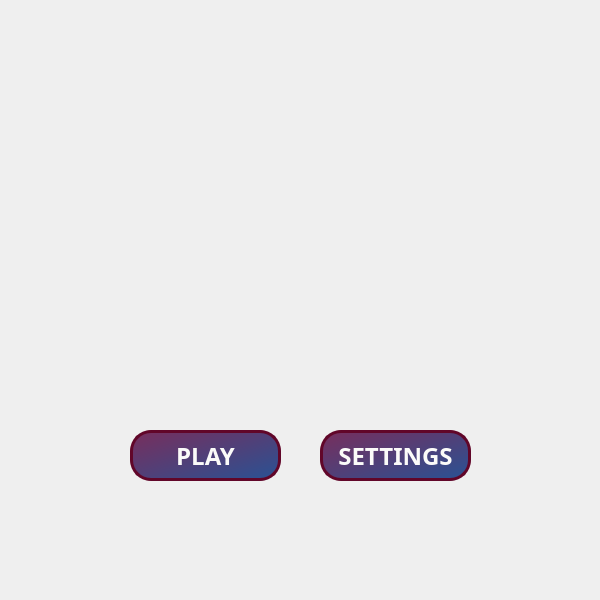
<?xml version="1.0" encoding="UTF-8"?>
<ui version="4.0">
 <class>MenuWindow</class>
 <widget class="QMainWindow" name="MenuWindow">
  <property name="geometry">
   <rect>
    <x>0</x>
    <y>0</y>
    <width>600</width>
    <height>600</height>
   </rect>
  </property>
  <property name="windowTitle">
   <string>Menu</string>
  </property>
  <property name="windowIcon">
   <iconset resource="res/textures.qrc">
    <normaloff>:/logo.png</normaloff>:/logo.png</iconset>
  </property>
  <property name="autoFillBackground">
   <bool>false</bool>
  </property>
  <property name="styleSheet">
   <string notr="true">background-image: url(:/background.png);</string>
  </property>
  <property name="toolButtonStyle">
   <enum>Qt::ToolButtonFollowStyle</enum>
  </property>
  <property name="animated">
   <bool>true</bool>
  </property>
  <widget class="QWidget" name="centralwidget">
   <widget class="QPushButton" name="playButton">
    <property name="geometry">
     <rect>
      <x>130</x>
      <y>430</y>
      <width>151</width>
      <height>51</height>
     </rect>
    </property>
    <property name="font">
     <font>
      <family>Agency FB</family>
      <pointsize>18</pointsize>
      <bold>true</bold>
     </font>
    </property>
    <property name="acceptDrops">
     <bool>false</bool>
    </property>
    <property name="autoFillBackground">
     <bool>false</bool>
    </property>
    <property name="styleSheet">
     <string notr="true">font-weight: bold;
color: rgb(251, 251, 249);
background: qlineargradient(spread:pad, x1:0, y1:0, x2:1, y2:1, stop:0 rgba(120, 46, 92, 255), stop:1 rgba(41, 82, 148, 255));
border: 3px solid rgb(97, 6, 41);
border-radius:21px;</string>
    </property>
    <property name="text">
     <string>PLAY</string>
    </property>
    <property name="flat">
     <bool>true</bool>
    </property>
   </widget>
   <widget class="QPushButton" name="settingsButton">
    <property name="geometry">
     <rect>
      <x>320</x>
      <y>430</y>
      <width>151</width>
      <height>51</height>
     </rect>
    </property>
    <property name="font">
     <font>
      <family>Agency FB</family>
      <pointsize>18</pointsize>
      <italic>false</italic>
      <bold>true</bold>
     </font>
    </property>
    <property name="styleSheet">
     <string notr="true">font-weight: bold;
color: rgb(251, 251, 249);
background: qlineargradient(spread:pad, x1:0, y1:0, x2:1, y2:1, stop:0 rgba(120, 46, 92, 255), stop:1 rgba(41, 82, 148, 255));
border: 3px solid rgb(97, 6, 41);
border-radius:21px;</string>
    </property>
    <property name="text">
     <string>SETTINGS</string>
    </property>
   </widget>
  </widget>
 </widget>
 <resources>
  <include location="res/textures.qrc"/>
 </resources>
 <connections/>
</ui>
